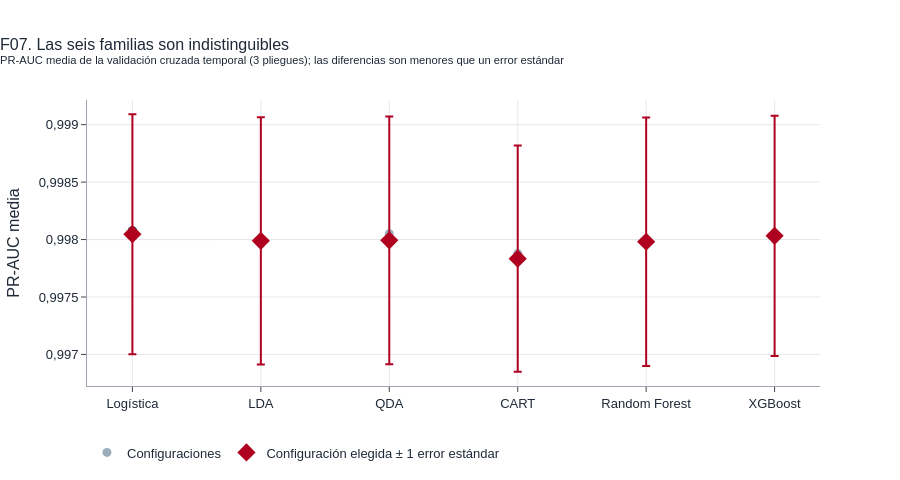

Notebook code for this chart:
### Code cell
# 5.3 Mejor configuración por familia y figura F07
def elegir_en_familia(g):
    top = g.loc[g["PR-AUC media"].idxmax()]
    dentro = g[g["PR-AUC media"] >= top["PR-AUC media"] - top["Error estándar"]]
    return dentro.loc[min(dentro.index, key=lambda i: CLAVE_HP[g.loc[i, "Familia"]](g.loc[i, "_hp"]))]
mejor = pd.DataFrame([elegir_en_familia(g) for _, g in cv.groupby("Familia")])
mejor["orden"] = mejor["Familia"].map(COMPLEJIDAD)
mejor = mejor.sort_values("orden").reset_index(drop=True)
display(mejor[["Familia", "Hiperparámetros", "PR-AUC media", "Desvío", "Error estándar"]].style.format(
    {"PR-AUC media": "{:.5f}", "Desvío": "{:.5f}", "Error estándar": "{:.5f}"}))
rango = cv.groupby("Familia")["PR-AUC media"].agg(["min", "max"])
print(f"Dentro de cada familia la PR-AUC media cambia como máximo {f_num((rango['max'] - rango['min']).max(), 5)} entre configuraciones, "
      f"y entre familias la diferencia de las elegidas es {f_num(mejor['PR-AUC media'].max() - mejor['PR-AUC media'].min(), 5)}, "
      f"del orden de un error estándar ({f_num(mejor['Error estándar'].mean(), 5)}): los hiperparámetros casi no importan en este problema.")

fig = go.Figure()
for fam in FAMILIAS:
    sub = cv[cv["Familia"] == fam]
    fig.add_scatter(x=[CORTO[fam]] * len(sub), y=sub["PR-AUC media"], mode="markers", marker=dict(size=9, color=COLOR_NEUTRAL, opacity=0.6),
                    name="Configuraciones", showlegend=(fam == "Regresión logística"), customdata=sub[["Hiperparámetros"]],
                    hovertemplate="%{x}<br>%{customdata[0]}<br>PR-AUC media %{y:.5f}<extra></extra>")
fig.add_scatter(x=mejor["Familia"].map(CORTO), y=mejor["PR-AUC media"], mode="markers", marker=dict(size=14, color=COLOR_FRAUD, symbol="diamond"),
                error_y=dict(type="data", array=mejor["Error estándar"]), name="Configuración elegida ± 1 error estándar")
fig.update_layout(title="F07. Las seis familias son indistinguibles<br><sup>PR-AUC media de la validación cruzada temporal (3 pliegues); las diferencias son menores que un error estándar</sup>",
                  yaxis_title="PR-AUC media", height=480, margin=dict(t=100, b=90), legend=dict(orientation="h", y=-0.18))
fig.show(); guardar_fig(fig, "F07_validacion_cruzada")

### Figure 1 — Plotly figure (JSON) as saved in the notebook; plotly's stock layout.template omitted (floating-point values rounded to 4 significant figures)
{"data": [{"customdata": [["C=0.01, cw=None"], ["C=0.1, cw=None"], ["C=1.0, cw=None"], ["C=10.0, cw=None"], ["C=100.0, cw=None"], ["C=0.01, cw=balanced"], ["C=0.1, cw=balanced"], ["C=1.0, cw=balanced"], ["C=10.0, cw=balanced"], ["C=100.0, cw=balanced"]], "hovertemplate": "%{x}<br>%{customdata[0]}<br>PR-AUC media %{y:.5f}<extra></extra>", "marker": {"color": "#5C768D", "opacity": 0.6, "size": 9}, "mode": "markers", "name": "Configuraciones", "showlegend": true, "type": "scatter", "x": ["Logística", "Logística", "Logística", "Logística", "Logística", "Logística", "Logística", "Logística", "Logística", "Logística"], "y": [0.998, 0.9981, 0.9981, 0.9981, 0.9981, 0.9981, 0.9981, 0.9981, 0.9981, 0.9981]}, {"customdata": [["solver=svd, shrinkage=None"], ["solver=lsqr, shrinkage=auto"]], "hovertemplate": "%{x}<br>%{customdata[0]}<br>PR-AUC media %{y:.5f}<extra></extra>", "marker": {"color": "#5C768D", "opacity": 0.6, "size": 9}, "mode": "markers", "name": "Configuraciones", "showlegend": false, "type": "scatter", "x": ["LDA", "LDA"], "y": [0.998, 0.998]}, {"customdata": [["reg=0.01"], ["reg=0.1"], ["reg=0.5"]], "hovertemplate": "%{x}<br>%{customdata[0]}<br>PR-AUC media %{y:.5f}<extra></extra>", "marker": {"color": "#5C768D", "opacity": 0.6, "size": 9}, "mode": "markers", "name": "Configuraciones", "showlegend": false, "type": "scatter", "x": ["QDA", "QDA", "QDA"], "y": [0.9981, 0.998, 0.998]}, {"customdata": [["depth=4"], ["depth=6"], ["depth=8"], ["depth=12"]], "hovertemplate": "%{x}<br>%{customdata[0]}<br>PR-AUC media %{y:.5f}<extra></extra>", "marker": {"color": "#5C768D", "opacity": 0.6, "size": 9}, "mode": "markers", "name": "Configuraciones", "showlegend": false, "type": "scatter", "x": ["CART", "CART", "CART", "CART"], "y": [0.9978, 0.9978, 0.9979, 0.9978]}, {"customdata": [["depth=8, leaf=20"], ["depth=8, leaf=100"], ["depth=12, leaf=20"], ["depth=12, leaf=100"]], "hovertemplate": "%{x}<br>%{customdata[0]}<br>PR-AUC media %{y:.5f}<extra></extra>", "marker": {"color": "#5C768D", "opacity": 0.6, "size": 9}, "mode": "markers", "name": "Configuraciones", "showlegend": false, "type": "scatter", "x": ["Random Forest", "Random Forest", "Random Forest", "Random Forest"], "y": [0.998, 0.998, 0.998, 0.998]}, {"customdata": [["depth=3, lr=0.05"], ["depth=3, lr=0.1"], ["depth=5, lr=0.05"], ["depth=5, lr=0.1"]], "hovertemplate": "%{x}<br>%{customdata[0]}<br>PR-AUC media %{y:.5f}<extra></extra>", "marker": {"color": "#5C768D", "opacity": 0.6, "size": 9}, "mode": "markers", "name": "Configuraciones", "showlegend": false, "type": "scatter", "x": ["XGBoost", "XGBoost", "XGBoost", "XGBoost"], "y": [0.998, 0.998, 0.998, 0.998]}, {"error_y": {"array": [0.001044, 0.001076, 0.001078, 0.0009839, 0.001081, 0.001045], "type": "data"}, "marker": {"color": "#B00020", "size": 14, "symbol": "diamond"}, "mode": "markers", "name": "Configuración elegida ± 1 error estándar", "type": "scatter", "x": ["Logística", "LDA", "QDA", "CART", "Random Forest", "XGBoost"], "y": [0.998, 0.998, 0.998, 0.9978, 0.998, 0.998]}], "layout": {"height": 480, "legend": {"orientation": "h", "y": -0.18}, "margin": {"b": 90, "t": 100}, "title": {"text": "F07. Las seis familias son indistinguibles<br><sup>PR-AUC media de la validación cruzada temporal (3 pliegues); las diferencias son menores que un error estándar</sup>"}, "yaxis": {"title": {"text": "PR-AUC media"}}}}
